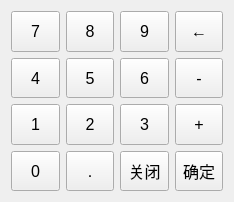
<?xml version="1.0" encoding="UTF-8"?>
<ui version="4.0">
 <class>KeyBoard</class>
 <widget class="QDialog" name="KeyBoard">
  <property name="geometry">
   <rect>
    <x>0</x>
    <y>0</y>
    <width>234</width>
    <height>202</height>
   </rect>
  </property>
  <property name="font">
   <font>
    <family>Arial</family>
    <pointsize>12</pointsize>
    <weight>9</weight>
    <italic>false</italic>
    <bold>false</bold>
   </font>
  </property>
  <property name="focusPolicy">
   <enum>Qt::NoFocus</enum>
  </property>
  <property name="windowTitle">
   <string>Dialog</string>
  </property>
  <property name="styleSheet">
   <string notr="true">QWidget {
	font: 75 12pt &quot;Arial&quot;;
}</string>
  </property>
  <layout class="QGridLayout" name="gridLayout">
   <item row="1" column="3">
    <widget class="QToolButton" name="toolButton_minus">
     <property name="sizePolicy">
      <sizepolicy hsizetype="Preferred" vsizetype="Preferred">
       <horstretch>0</horstretch>
       <verstretch>0</verstretch>
      </sizepolicy>
     </property>
     <property name="focusPolicy">
      <enum>Qt::NoFocus</enum>
     </property>
     <property name="text">
      <string notr="true">-</string>
     </property>
     <property name="toolButtonStyle">
      <enum>Qt::ToolButtonTextOnly</enum>
     </property>
    </widget>
   </item>
   <item row="1" column="1">
    <widget class="QToolButton" name="toolButton_5">
     <property name="sizePolicy">
      <sizepolicy hsizetype="Preferred" vsizetype="Preferred">
       <horstretch>0</horstretch>
       <verstretch>0</verstretch>
      </sizepolicy>
     </property>
     <property name="focusPolicy">
      <enum>Qt::NoFocus</enum>
     </property>
     <property name="text">
      <string notr="true">5</string>
     </property>
     <property name="toolButtonStyle">
      <enum>Qt::ToolButtonTextOnly</enum>
     </property>
    </widget>
   </item>
   <item row="2" column="1">
    <widget class="QToolButton" name="toolButton_2">
     <property name="sizePolicy">
      <sizepolicy hsizetype="Preferred" vsizetype="Preferred">
       <horstretch>0</horstretch>
       <verstretch>0</verstretch>
      </sizepolicy>
     </property>
     <property name="focusPolicy">
      <enum>Qt::NoFocus</enum>
     </property>
     <property name="text">
      <string notr="true">2</string>
     </property>
     <property name="toolButtonStyle">
      <enum>Qt::ToolButtonTextOnly</enum>
     </property>
    </widget>
   </item>
   <item row="3" column="2">
    <widget class="QToolButton" name="toolButton_esc">
     <property name="sizePolicy">
      <sizepolicy hsizetype="Preferred" vsizetype="Preferred">
       <horstretch>0</horstretch>
       <verstretch>0</verstretch>
      </sizepolicy>
     </property>
     <property name="focusPolicy">
      <enum>Qt::NoFocus</enum>
     </property>
     <property name="text">
      <string notr="true">关闭</string>
     </property>
     <property name="toolButtonStyle">
      <enum>Qt::ToolButtonTextOnly</enum>
     </property>
    </widget>
   </item>
   <item row="1" column="0">
    <widget class="QToolButton" name="toolButton_4">
     <property name="sizePolicy">
      <sizepolicy hsizetype="Preferred" vsizetype="Preferred">
       <horstretch>0</horstretch>
       <verstretch>0</verstretch>
      </sizepolicy>
     </property>
     <property name="focusPolicy">
      <enum>Qt::NoFocus</enum>
     </property>
     <property name="text">
      <string notr="true">4</string>
     </property>
     <property name="toolButtonStyle">
      <enum>Qt::ToolButtonTextOnly</enum>
     </property>
    </widget>
   </item>
   <item row="0" column="1">
    <widget class="QToolButton" name="toolButton_8">
     <property name="sizePolicy">
      <sizepolicy hsizetype="Preferred" vsizetype="Preferred">
       <horstretch>0</horstretch>
       <verstretch>0</verstretch>
      </sizepolicy>
     </property>
     <property name="focusPolicy">
      <enum>Qt::NoFocus</enum>
     </property>
     <property name="text">
      <string notr="true">8</string>
     </property>
     <property name="toolButtonStyle">
      <enum>Qt::ToolButtonTextOnly</enum>
     </property>
    </widget>
   </item>
   <item row="2" column="3">
    <widget class="QToolButton" name="toolButton_plus">
     <property name="sizePolicy">
      <sizepolicy hsizetype="Preferred" vsizetype="Preferred">
       <horstretch>0</horstretch>
       <verstretch>0</verstretch>
      </sizepolicy>
     </property>
     <property name="focusPolicy">
      <enum>Qt::NoFocus</enum>
     </property>
     <property name="text">
      <string notr="true">+</string>
     </property>
     <property name="toolButtonStyle">
      <enum>Qt::ToolButtonTextOnly</enum>
     </property>
    </widget>
   </item>
   <item row="2" column="2">
    <widget class="QToolButton" name="toolButton_3">
     <property name="sizePolicy">
      <sizepolicy hsizetype="Preferred" vsizetype="Preferred">
       <horstretch>0</horstretch>
       <verstretch>0</verstretch>
      </sizepolicy>
     </property>
     <property name="focusPolicy">
      <enum>Qt::NoFocus</enum>
     </property>
     <property name="text">
      <string notr="true">3</string>
     </property>
     <property name="toolButtonStyle">
      <enum>Qt::ToolButtonTextOnly</enum>
     </property>
    </widget>
   </item>
   <item row="3" column="0">
    <widget class="QToolButton" name="toolButton_0">
     <property name="sizePolicy">
      <sizepolicy hsizetype="Preferred" vsizetype="Preferred">
       <horstretch>0</horstretch>
       <verstretch>0</verstretch>
      </sizepolicy>
     </property>
     <property name="focusPolicy">
      <enum>Qt::NoFocus</enum>
     </property>
     <property name="text">
      <string notr="true">0</string>
     </property>
     <property name="toolButtonStyle">
      <enum>Qt::ToolButtonTextOnly</enum>
     </property>
    </widget>
   </item>
   <item row="0" column="2">
    <widget class="QToolButton" name="toolButton_9">
     <property name="sizePolicy">
      <sizepolicy hsizetype="Preferred" vsizetype="Preferred">
       <horstretch>0</horstretch>
       <verstretch>0</verstretch>
      </sizepolicy>
     </property>
     <property name="focusPolicy">
      <enum>Qt::NoFocus</enum>
     </property>
     <property name="text">
      <string notr="true">9</string>
     </property>
     <property name="toolButtonStyle">
      <enum>Qt::ToolButtonTextOnly</enum>
     </property>
    </widget>
   </item>
   <item row="1" column="2">
    <widget class="QToolButton" name="toolButton_6">
     <property name="sizePolicy">
      <sizepolicy hsizetype="Preferred" vsizetype="Preferred">
       <horstretch>0</horstretch>
       <verstretch>0</verstretch>
      </sizepolicy>
     </property>
     <property name="focusPolicy">
      <enum>Qt::NoFocus</enum>
     </property>
     <property name="text">
      <string notr="true">6</string>
     </property>
     <property name="toolButtonStyle">
      <enum>Qt::ToolButtonTextOnly</enum>
     </property>
    </widget>
   </item>
   <item row="2" column="0">
    <widget class="QToolButton" name="toolButton_1">
     <property name="sizePolicy">
      <sizepolicy hsizetype="Preferred" vsizetype="Preferred">
       <horstretch>0</horstretch>
       <verstretch>0</verstretch>
      </sizepolicy>
     </property>
     <property name="focusPolicy">
      <enum>Qt::NoFocus</enum>
     </property>
     <property name="contextMenuPolicy">
      <enum>Qt::DefaultContextMenu</enum>
     </property>
     <property name="layoutDirection">
      <enum>Qt::LeftToRight</enum>
     </property>
     <property name="text">
      <string notr="true">1</string>
     </property>
     <property name="popupMode">
      <enum>QToolButton::DelayedPopup</enum>
     </property>
     <property name="toolButtonStyle">
      <enum>Qt::ToolButtonTextOnly</enum>
     </property>
     <property name="autoRaise">
      <bool>false</bool>
     </property>
     <property name="arrowType">
      <enum>Qt::NoArrow</enum>
     </property>
    </widget>
   </item>
   <item row="3" column="1">
    <widget class="QToolButton" name="toolButton_dot">
     <property name="sizePolicy">
      <sizepolicy hsizetype="Preferred" vsizetype="Preferred">
       <horstretch>0</horstretch>
       <verstretch>0</verstretch>
      </sizepolicy>
     </property>
     <property name="focusPolicy">
      <enum>Qt::NoFocus</enum>
     </property>
     <property name="text">
      <string notr="true">.</string>
     </property>
     <property name="toolButtonStyle">
      <enum>Qt::ToolButtonTextOnly</enum>
     </property>
    </widget>
   </item>
   <item row="0" column="0">
    <widget class="QToolButton" name="toolButton_7">
     <property name="sizePolicy">
      <sizepolicy hsizetype="Preferred" vsizetype="Preferred">
       <horstretch>0</horstretch>
       <verstretch>0</verstretch>
      </sizepolicy>
     </property>
     <property name="focusPolicy">
      <enum>Qt::NoFocus</enum>
     </property>
     <property name="text">
      <string notr="true">7</string>
     </property>
     <property name="toolButtonStyle">
      <enum>Qt::ToolButtonTextOnly</enum>
     </property>
    </widget>
   </item>
   <item row="0" column="3">
    <widget class="QToolButton" name="toolButton_backspace">
     <property name="sizePolicy">
      <sizepolicy hsizetype="Preferred" vsizetype="Preferred">
       <horstretch>0</horstretch>
       <verstretch>0</verstretch>
      </sizepolicy>
     </property>
     <property name="focusPolicy">
      <enum>Qt::NoFocus</enum>
     </property>
     <property name="text">
      <string notr="true">←</string>
     </property>
     <property name="iconSize">
      <size>
       <width>36</width>
       <height>36</height>
      </size>
     </property>
     <property name="toolButtonStyle">
      <enum>Qt::ToolButtonIconOnly</enum>
     </property>
    </widget>
   </item>
   <item row="3" column="3">
    <widget class="QToolButton" name="toolButton_enter">
     <property name="sizePolicy">
      <sizepolicy hsizetype="Preferred" vsizetype="Preferred">
       <horstretch>0</horstretch>
       <verstretch>0</verstretch>
      </sizepolicy>
     </property>
     <property name="focusPolicy">
      <enum>Qt::NoFocus</enum>
     </property>
     <property name="text">
      <string notr="true">确定</string>
     </property>
     <property name="toolButtonStyle">
      <enum>Qt::ToolButtonTextOnly</enum>
     </property>
    </widget>
   </item>
  </layout>
 </widget>
 <resources/>
 <connections/>
</ui>
